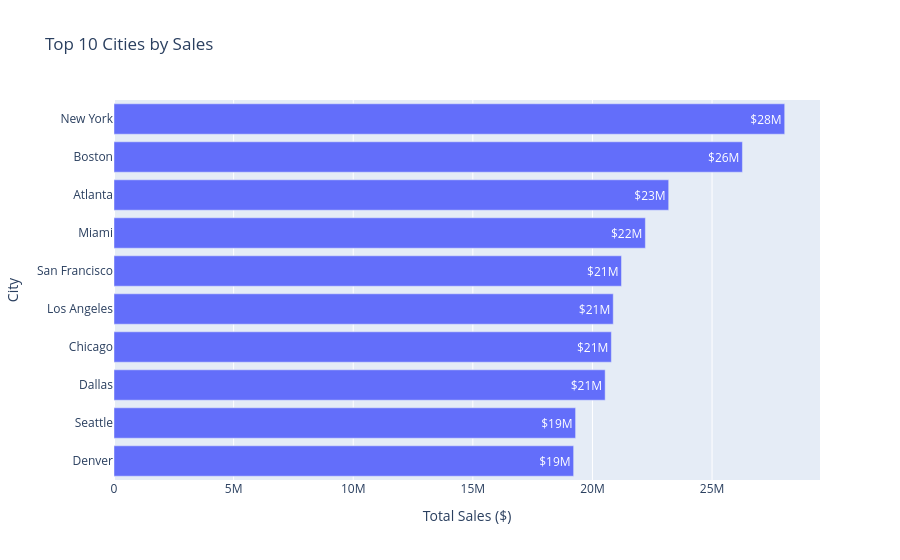

The code cell stored with this chart in its notebook:
### Code cell
city_sales = df_cleaned[df_cleaned['City'] != 'None'].groupby('City')['Sales'].sum().nlargest(10).reset_index()

fig = px.bar(city_sales, 
             x='Sales', 
             y='City', 
             orientation='h',
             title='Top 10 Cities by Sales',
             labels={'Sales': 'Total Sales ($)', 'City': 'City'},
             text='Sales')
fig.update_traces(texttemplate='$%{text:,.2s}')
fig.update_layout(yaxis={'categoryorder':'total ascending'})
fig.show()

### Figure 1 — Plotly figure (JSON) as saved in the notebook; plotly's stock layout.template omitted (floating-point values rounded to 4 significant figures)
{"data": [{"alignmentgroup": "True", "hovertemplate": "Total Sales ($)=%{text}<br>City=%{y}<extra></extra>", "legendgroup": "", "marker": {"color": "#636efa", "pattern": {"shape": ""}}, "name": "", "offsetgroup": "", "orientation": "h", "showlegend": false, "text": [28040000.0, 26270000.0, 23190000.0, 22210000.0, 21210000.0, 20870000.0, 20790000.0, 20530000.0, 19300000.0, 19210000.0], "textposition": "auto", "texttemplate": "$%{text:,.2s}", "type": "bar", "x": [28040000.0, 26270000.0, 23190000.0, 22210000.0, 21210000.0, 20870000.0, 20790000.0, 20530000.0, 19300000.0, 19210000.0], "xaxis": "x", "y": ["New York", "Boston", "Atlanta", "Miami", "San Francisco", "Los Angeles", "Chicago", "Dallas", "Seattle", "Denver"], "yaxis": "y"}], "layout": {"barmode": "relative", "legend": {"tracegroupgap": 0}, "title": {"text": "Top 10 Cities by Sales"}, "xaxis": {"anchor": "y", "domain": [0, 1], "title": {"text": "Total Sales ($)"}}, "yaxis": {"anchor": "x", "categoryorder": "total ascending", "domain": [0, 1], "title": {"text": "City"}}}}
